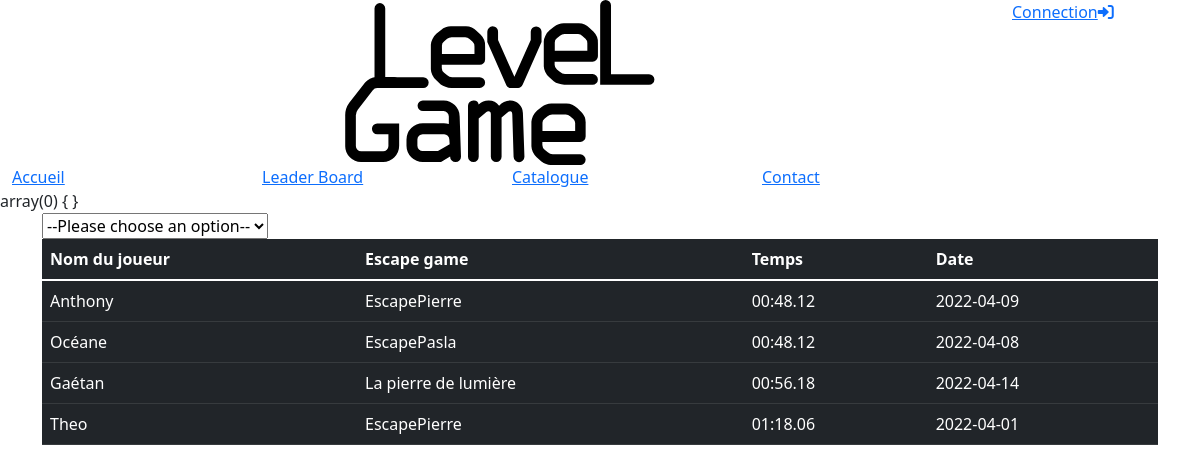
The page /?p=leaderboard on the database its author committed.
### tables this page shows
CREATE TABLE IF NOT EXISTS `jouer` (
  `idUser` int(11) DEFAULT NULL,
  `idEscape` int(11) DEFAULT NULL,
  `date` date NOT NULL,
  `temps` varchar(10) NOT NULL,
  `note` int(5) DEFAULT NULL,
  `message` varchar(100) DEFAULT NULL,
  KEY `idUser` (`idUser`),
  KEY `idEscape` (`idEscape`)
);

CREATE TABLE IF NOT EXISTS `user` (
  `idUser` int(11) NOT NULL AUTO_INCREMENT,
  `nom` varchar(47) NOT NULL,
  `email` varchar(100) NOT NULL,
  `mdp` varchar(30) NOT NULL,
  `niveau` int(11) NOT NULL,
  `adresse` varchar(60) NOT NULL,
  `cp` int(11) NOT NULL,
  `ville` varchar(60) NOT NULL,
  `admin` tinyint(1) DEFAULT NULL,
  PRIMARY KEY (`idUser`),
  KEY `niveau` (`niveau`) USING BTREE
);

CREATE TABLE IF NOT EXISTS `escapegame` (
  `idEscape` int(11) NOT NULL AUTO_INCREMENT,
  `nom` varchar(50) NOT NULL,
  `niveau` int(11) NOT NULL,
  `idType` int(11) NOT NULL,
  `adresse` varchar(60) NOT NULL,
  `cp` int(11) NOT NULL,
  `ville` varchar(60) NOT NULL,
  `description` text,
  PRIMARY KEY (`idEscape`),
  KEY `idType` (`idType`),
  KEY `niveau` (`niveau`)
);

### public/index.php (called while the page is built, shortened)
<?php
require_once "../src/core/rooter.php";
require "views/layout.php";
?>

### src/models/entity/User.php (called while the page is built, shortened)
<?php
class User{
    protected $nom;
    public function getNom()
    {
        return $this->nom;
    }
    public function setNom($nom)
    {
        $this->nom = $nom;
        return $this;
    }
}
?>

### src/models/BddConnection.php (called while the page is built, shortened)
<?php
class BddConnection{
	protected $serveur = "localhost";
	protected $bdd 	= "blocb";
	protected $user = "root";
	protected $password = "";
	protected function getconnect(){
		try{
			$db = new PDO("mysql:host=$this->serveur;dbname=$this->bdd;charset=utf8",$this->user,$this->password);
			return $db;
		}
		catch(PDOException $erreur){
		return "Erreur : ". $erreur->getMessage();
		}
	}
	public function createLeaderboard($filtre){
		$db = $this->getconnect();
		if($filtre == ""){
			$sql = "SELECT user.nom as nomuser,escapegame.nom as nomescape,jouer.temps,jouer.date
			FROM `jouer`
			INNER JOIN `escapegame` ON jouer.idEscape =escapegame.idEscape
			INNER JOIN `user` ON jouer.idUser = user.idUser
			ORDER BY jouer.temps;";
		}
		$rst = $db->prepare($sql);
		$rst->execute();
		return  $rst->fetchAll(PDO::FETCH_ASSOC);
	}
}
?>

### src/models/repository/JouerRepo.php (called while the page is built, shortened)
<?php
class JouerRepo extends BddConnection{
    public function StatsAll($filtre = ""){
        return $this->createLeaderboard($filtre);
    }
}
?>

### src/models/entity/Escapegame.php (called while the page is built, shortened)
<?php
class Escapegame{
    protected $nom;
    public function getNom()
    {
        return $this->nom;
    }
    public function setNom($nom)
    {
        $this->nom = $nom;
        return $this;
    }
}
?>

### src/models/entity/Jouer.php (called while the page is built, shortened)
<?php
class Jouer{
   protected $date;
   protected $temps;
   public function getDate()
   {
      return $this->date;
   }
   public function setDate($date)
   {
      $this->date = $date;
      return $this;
   }
   public function getTemps()
   {
      return $this->temps;
   }
   public function setTemps($temps)
   {
      $this->temps = $temps;
      return $this;
   }
}

### src/controller/leaderboard.php (the view, shortened to what this page needs)
<?php
var_dump($_POST);
$Leaderboard = [];
if(empty($_POST['SelectOption'])){
    $option = "";
}else{
    $option = $_POST['SelectOption'];
}
$appelbdd = new JouerRepo();
$leaderboard = $appelbdd->StatsAll($option);
foreach ($leaderboard as $key => $value){
    $jouer = new Jouer();
    $jouer->setDate($value["date"]);
    $jouer->setTemps($value["temps"]);
    $user = new User();
    $user->setNom($value["nomuser"]);
    $escape = new Escapegame();
    $escape->setNom($value["nomescape"]);
    array_push($Leaderboard, [$jouer, $user, $escape]);
}
$htmlLeaderboard = "";
foreach($Leaderboard as $key => $value){
    $htmlLeaderboard .= "<tr>"."<td>".$value[1]->getNom()."</td>"."<td>".$value[2]->getNom()."</td>"."<td>".$value[0]->getTemps()."</td>"."<td>".$value[0]->getDate()."</td>"."</tr>";
}
require("../public/views/leaderboard.php");
?>

### rows shown on the page
jouer: idUser.nom "Anthony", idEscape.nom "EscapePierre", temps "00:48.12", date "2022-04-09"
jouer: idUser.nom "Océane", idEscape.nom "EscapePasla", temps "00:48.12", date "2022-04-08"
jouer: idUser.nom "Gaétan", idEscape.nom "La pierre de lumière", temps "00:56.18", date "2022-04-14"
jouer: idUser.nom "Theo", idEscape.nom "EscapePierre", temps "01:18.06", date "2022-04-01"

### other values the page prints
$page_content "array(0) { }"
